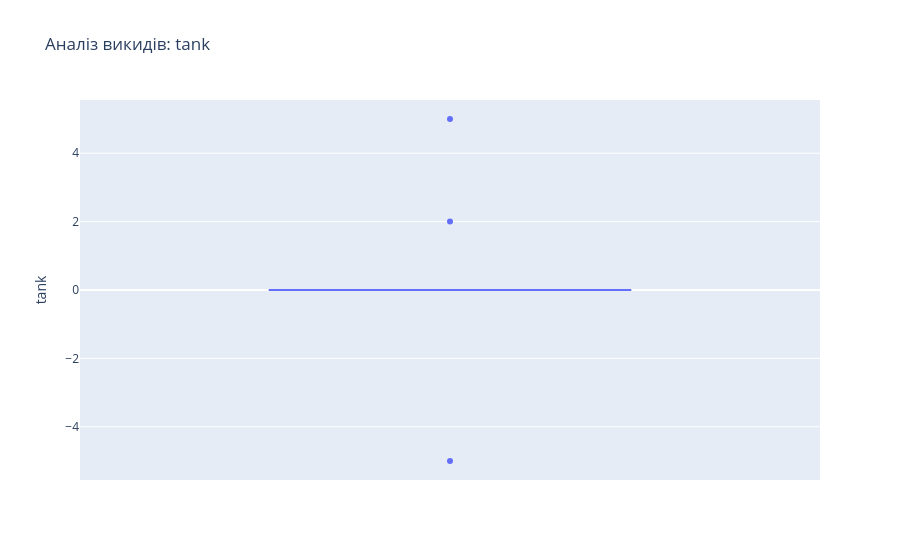

Here is the notebook cell this chart was saved with:
### Code cell
#4. Коробкова діаграма для виявлення викидів
fig = px.box(
    df,
    y=hist_column,
    points='outliers',
    title=f'Аналіз викидів: {hist_column}'
)

fig.show()

### Figure 1 — Plotly figure (JSON) as saved in the notebook; plotly's stock layout.template omitted (floating-point values rounded to 4 significant figures)
{"data": [{"alignmentgroup": "True", "boxpoints": "outliers", "hovertemplate": "tank=%{y}<extra></extra>", "legendgroup": "", "marker": {"color": "#636efa"}, "name": "", "notched": false, "offsetgroup": "", "orientation": "v", "showlegend": false, "type": "box", "x0": " ", "xaxis": "x", "y": [0, -5, 5, 0, 0, 0, 0, 0, 0, 0, 0, 0, 0, 0, 0, 0, 0, 0, 0, 0, 0, 0, 0, 0, 0, 2, 0, 0], "y0": " ", "yaxis": "y"}], "layout": {"boxmode": "group", "legend": {"tracegroupgap": 0}, "title": {"text": "Аналіз викидів: tank"}, "xaxis": {"anchor": "y", "domain": [0, 1]}, "yaxis": {"anchor": "x", "domain": [0, 1], "title": {"text": "tank"}}}}
